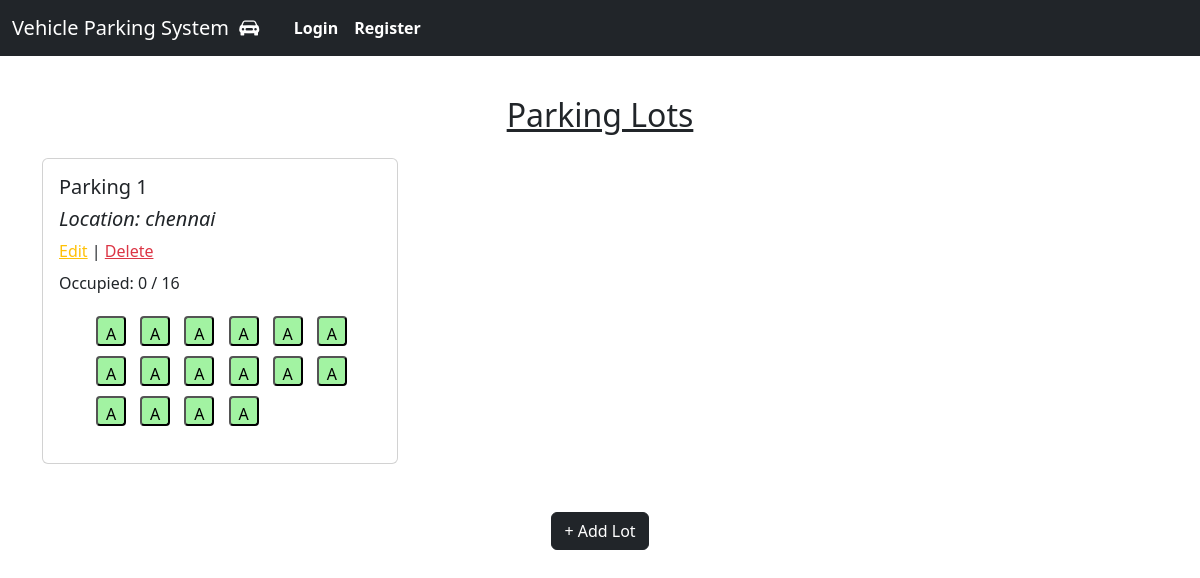
Page /admin_home on the earlier database version.
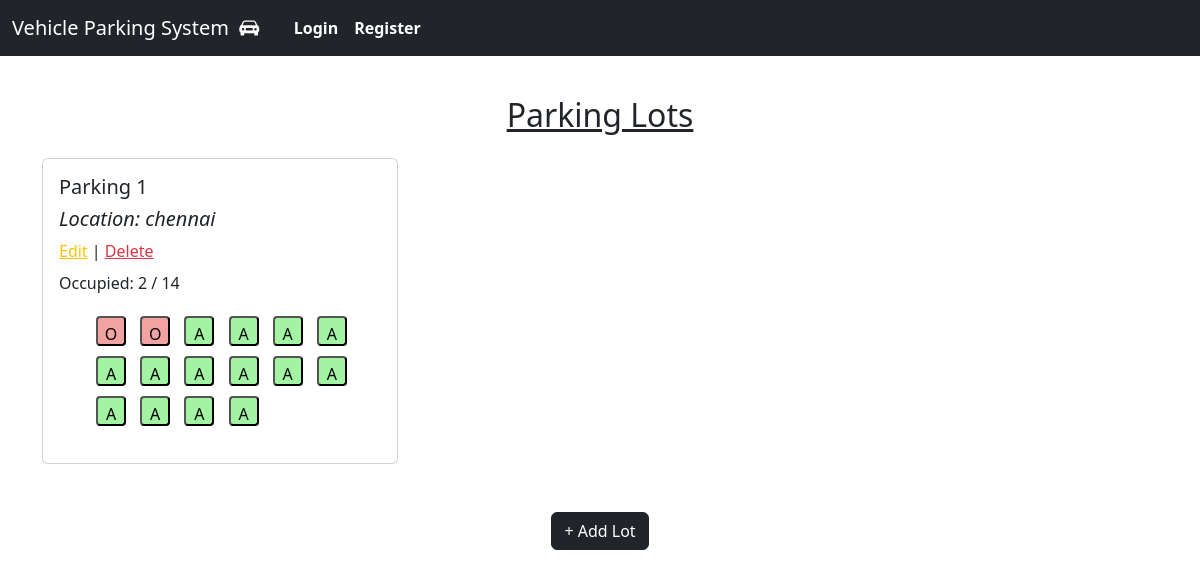
Same page on the later database version.
### controllers/models.py (models this page shows)
class ParkingLot(db.Model):
    id = db.Column(db.Integer, primary_key=True, autoincrement=True)
    location = db.Column(db.String(100), nullable=False)
    address = db.Column(db.String(200), nullable=False)
    pin_code = db.Column(db.String, nullable=False)
    price = db.Column(db.String, nullable=False)
    max_spots = db.Column(db.Integer, nullable=False)
    spots = db.relationship('ParkingSpot', backref='lot', cascade="all, delete-orphan")

class ParkingSpot(db.Model):
    id = db.Column(db.Integer, primary_key=True, autoincrement=True)
    lot_id = db.Column(db.Integer, db.ForeignKey('parking_lot.id'), nullable=False)
    status = db.Column(db.String(1), nullable=False, default='A')
    spot = db.Column(db.String, nullable=False)

### controllers/general_routes.py (the view)
@app.route('/admin_home', methods=['GET', 'POST'])
def admin_home():
    parking_lots = ParkingLot.query.all()
    lot_bundles = []
    for lot in parking_lots:
        available = ParkingSpot.query.filter_by(lot_id=lot.id, status='A').all()
        occupied  = ParkingSpot.query.filter_by(lot_id=lot.id, status='O').all()
        lot_bundles.append({
            "lot": lot,
            "available_spots": available,
            "occupied_spots": occupied,
        })
    return render_template('/admin_home.html', parking_lots=parking_lots, lot_bundles=lot_bundles)

### templates/admin_home.html (shortened to what this page needs)
<!DOCTYPE html>
<html lang="en">
<head>
    <link href="https://cdn.jsdelivr.net/npm/bootstrap@5.3.0/dist/css/bootstrap.min.css" rel="stylesheet">
</head>
{% extends 'index.html' %}
    {% block content %}
<body>
    <div class="container mt-2">
        <h2 class="text-center mb-4"><u>Parking Lots</u></h2>
        <div class="row">
            {% for lot in parking_lots %}
                <div class="col-md-4 mb-4">
                    <div class="card">
                        <div class="card-body">
                            <h5>Parking {{ lot.id }}</h5>
                            <h5><i>Location: {{ lot.location }}</i></h5>
                            <a class="text-warning" href="{{url_for('edit_parking',parking_lot_id=lot.id) }}">Edit</a> |
                            <a href="{{url_for('delete_parking',parking_lot_id=lot.id)}}" class="text-danger">Delete</a>
                            <p class="mt-2">Occupied: {{ lot_bundles[loop.index0].occupied_spots|length }} / {{ lot_bundles[loop.index0].available_spots|length }}</p>
                            <div class="row">
                                <div class="d-d-flex flex-wrap">
                                    <ul>
                                        {% for spot in lot.spots %}
                                            <button class="slot {{ spot.status }}" onclick="window.location.href='/admin_view_spot/{{ spot.spot  }}'">{{'A' if spot.status == 'A' else 'O' }}</button>
                                        {% endfor %}
                                    </ul>
                                </div>
                            </div>
                        </div>
                    </div>
                </div>
            {% endfor %}
        </div>
        <div class="text-center mt-4">
            <button class="btn btn-dark" onclick="window.location.href='/add_new_parking'" >+ Add Lot</button>
        </div>
    </div>
    {%endblock%}

Differences in the rows shown:
computed for ParkingLot "chennai": lot_bundles "0" → "2"; lot_bundles "16" → "14"
changed ParkingSpot (number 1 of 16 on the later page): status "A" → "O"
changed ParkingSpot (number 2 of 16 on the later page): status "A" → "O"
